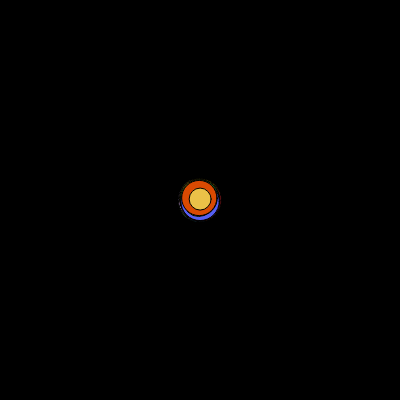
Frame 1 (no input)
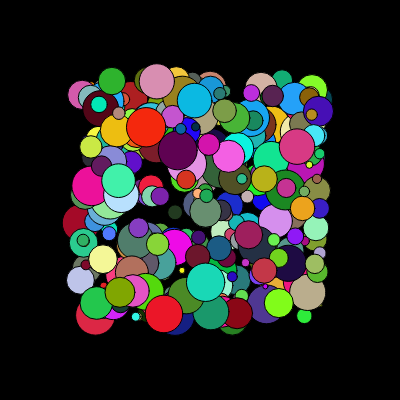
Frame 60 (no input)
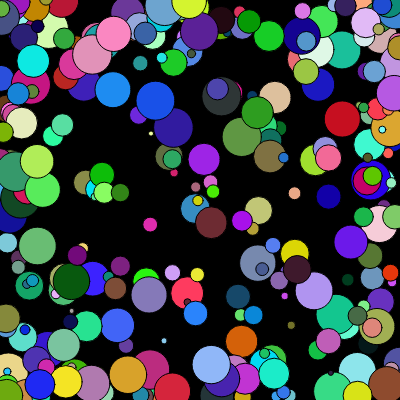
Frame 120 (the mouse pressed at the canvas centre since frame 60)

The p5.js sketch that drew these frames (run headless with seeded random() and noise() and a simulated clock; from frame 60 on, the mouse is pressed at the canvas centre):

// p5.js sketch
// ── sketch.js
let m = [];
let n = [];
let mSpd = [];
let nSpd = [];
let diam = [];

function setup() {
  createCanvas(400, 400);
  for (let i = 0; i < 300; i++) {
    m[i] = width / 2;
    n[i] = height / 2;
    mSpd[i] = random(-2, 2);
    nSpd[i] = random(-2, 2);
    diam[i] = random(5, 40);
  }
}

function draw() {
  background(0);
  for (let i = 0; i < 300; i++) {
    
    m[i] += mSpd[i];    
    n[i] += nSpd[i];   
    fill(random(255),random(255),random(255))
    circle(m[i], n[i], diam[i]); 
    if (m[i]<0){
      mSpd[i] = -mSpd[i]
    }
    if(m[i]>width){
      mSpd[i] = -mSpd[i]
    }
    if (n[i]<0){
      nSpd[i]= -nSpd[i]
    }
    if(n[i]>height){
      nSpd[i]=-nSpd[i]
    }
  }
}
